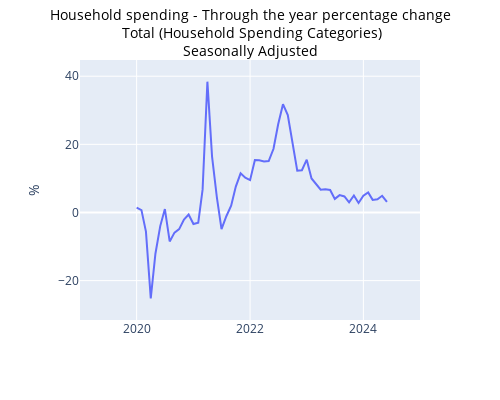

Notebook code cell kept with this figure:
### Code cell
startDateExample = datetime(2019, 1, 1)
endDateExample = datetime(2024, 12, 31)
seriesToGraph = 'A130200588A'

graph_series_abs(seriesToGraph, dataSetLF, startDateExample, endDateExample,1, metaDataDict)

### Figure 1 — Plotly figure (JSON) as saved in the notebook; plotly's stock layout.template omitted (floating-point values rounded to 4 significant figures)
{"data": [{"hovertemplate": "Date=%{x}<br>A130200588A=%{y}<extra></extra>", "legendgroup": "", "line": {"color": "#636efa", "dash": "solid"}, "marker": {"symbol": "circle"}, "mode": "lines", "name": "", "orientation": "v", "showlegend": false, "type": "scatter", "x": ["2019-01-01T00:00:00", "2019-02-01T00:00:00", "2019-03-01T00:00:00", "2019-04-01T00:00:00", "2019-05-01T00:00:00", "2019-06-01T00:00:00", "2019-07-01T00:00:00", "2019-08-01T00:00:00", "2019-09-01T00:00:00", "2019-10-01T00:00:00", "2019-11-01T00:00:00", "2019-12-01T00:00:00", "2020-01-01T00:00:00", "2020-02-01T00:00:00", "2020-03-01T00:00:00", "2020-04-01T00:00:00", "2020-05-01T00:00:00", "2020-06-01T00:00:00", "2020-07-01T00:00:00", "2020-08-01T00:00:00", "2020-09-01T00:00:00", "2020-10-01T00:00:00", "2020-11-01T00:00:00", "2020-12-01T00:00:00", "2021-01-01T00:00:00", "2021-02-01T00:00:00", "2021-03-01T00:00:00", "2021-04-01T00:00:00", "2021-05-01T00:00:00", "2021-06-01T00:00:00", "2021-07-01T00:00:00", "2021-08-01T00:00:00", "2021-09-01T00:00:00", "2021-10-01T00:00:00", "2021-11-01T00:00:00", "2021-12-01T00:00:00", "2022-01-01T00:00:00", "2022-02-01T00:00:00", "2022-03-01T00:00:00", "2022-04-01T00:00:00", "2022-05-01T00:00:00", "2022-06-01T00:00:00", "2022-07-01T00:00:00", "2022-08-01T00:00:00", "2022-09-01T00:00:00", "2022-10-01T00:00:00", "2022-11-01T00:00:00", "2022-12-01T00:00:00", "2023-01-01T00:00:00", "2023-02-01T00:00:00", "2023-03-01T00:00:00", "2023-04-01T00:00:00", "2023-05-01T00:00:00", "2023-06-01T00:00:00", "2023-07-01T00:00:00", "2023-08-01T00:00:00", "2023-09-01T00:00:00", "2023-10-01T00:00:00", "2023-11-01T00:00:00", "2023-12-01T00:00:00", "2024-01-01T00:00:00", "2024-02-01T00:00:00", "2024-03-01T00:00:00", "2024-04-01T00:00:00", "2024-05-01T00:00:00", "2024-06-01T00:00:00"], "xaxis": "x", "y": [null, null, null, null, null, null, null, null, null, null, null, null, 1.4, 0.7, -5.6, -25.2, -12.1, -4, 1, -8.5, -5.9, -4.9, -2.1, -0.6, -3.4, -3, 6.7, 38.4, 16.4, 4.4, -4.9, -1.1, 2, 7.6, 11.5, 10.2, 9.5, 15.4, 15.3, 15, 15.1, 18.7, 25.9, 31.8, 28.6, 20.2, 12.3, 12.4, 15.5, 10, 8.3, 6.7, 6.8, 6.6, 4, 5.1, 4.7, 3, 5, 2.8, 4.9, 5.9, 3.7, 3.9, 4.9, 3.1], "yaxis": "y"}], "layout": {"height": 400, "hovermode": "x", "legend": {"tracegroupgap": 0}, "margin": {"t": 60}, "title": {"font": {"color": "black", "size": 14}, "text": "Household spending - Through the year percentage change<br> Total (Household Spending Categories)<br>Seasonally Adjusted", "x": 0.5, "y": 0.95}, "width": 500, "xaxis": {"anchor": "y", "domain": [0, 1], "range": ["2019-01-01T00:00:00", "2024-12-31T00:00:00"], "title": {"text": " "}}, "yaxis": {"anchor": "x", "domain": [0, 1], "range": [-31.56, 44.76], "title": {"text": "%"}}}}
